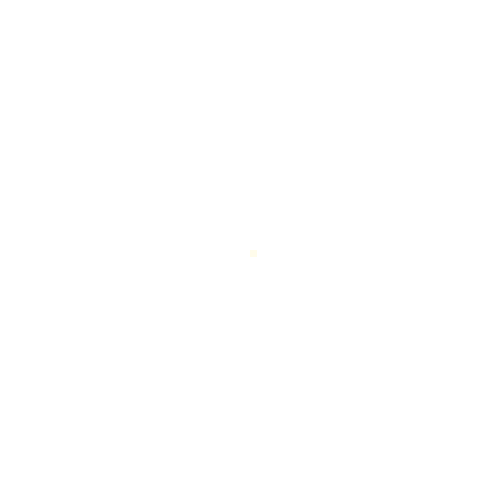
Frame 1 (no input)
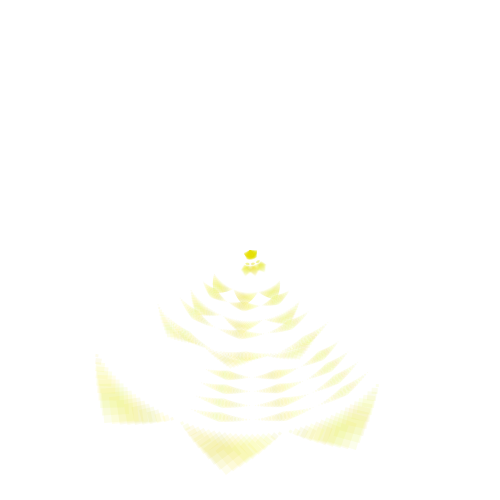
Frame 60 (the mouse pressed at the canvas centre just before this capture)
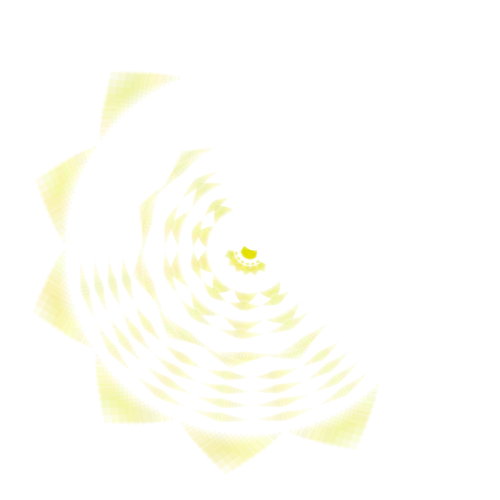
Frame 120 (the mouse held since frame 60 and released just before this capture)

The Processing sketch that drew these frames (run headless with seeded random() and noise(); from frame 60 on, the mouse is pressed at the canvas centre):

// Processing sketch: andy_xzh_homework
// ── andy_xzh_homework.pde
float n=1;
float aangle;
float angle;
float x=0; 
float y=0;
float r=0;
float z=0;
float rPlus = 1;
float scalar=2;
float speed=0.1;
float offset=80;
float []v ={0, 5};
float f;
float fl;

void setup() {
  size(500, 500);
  smooth();
  noStroke();
  background(255);
}

void draw() {
  translate(width/2, height/2);
  int y=int (random (160, 255));//change color
  int g=int (random (200, 255));
  int f=int (random (200, 255));
  fill(y, g, f, 100);
  //ellipse(x+120, y+130, 5, 5);
  angle +=speed;
  scalar +=speed;
  rotate(radians(angle));
  fill(f, g, 0, 20);
  rect(0, 0, 7, 7);
  rect(11, 11, r*0.8, r*0.8);
  ellipse(10, 10, r*0.3, r*0.3);
  ellipse(90, 90, r, r);
  ellipse(100, 100, r, r);
  ellipse(110, 110, r, r);
  ellipse(120, 120, r, r);


  rotate(radians(aangle));
  rect(30, 30, r, r);
  ellipse(40, 40, r, r);
  rect(50, 50, r, r);
  ellipse(60, 60, r, r);
  rect(70, 80, r, r);
  ellipse(80, 70, r, r);
  rect(130, 130, r*3, r*3);

  x++;
  y++;
  r += rPlus;
  if ( r == 10) {
    x--;
    y--;
    rPlus *= -1;
  } else if (r == 0) {
    rPlus *= -1;
  }
  angle+=1;
  aangle-=-0.6;
  //println(aangle);
  if (angle>378 && angle<480) {
    background(255-offset);
    offset+=5;
  } else if (angle>480) {

    int yl=int (random (100, 255));//change color
    int gl=int (random (200, 255));
    int fl=int (random (120, 255));
    fill(yl, gl, fl, 100);
    //ellipse(x+120, y+130, 5, 5);
    angle +=2*speed;
    scalar +=2*speed;
    rotate(-radians(angle));
    rect(11, 11, r*0.8, r*0.8);
    ellipse(10, 10, r*0.3, r*0.3);
    ellipse(90, 90, r, r);
    ellipse(100, 100, r, r);
    ellipse(110, 110, r, r);
    ellipse(120, 120, r, r);


    rotate(radians(aangle));
    rect(30, 30, r, r);
    ellipse(40, 40, r, r);
    rect(50, 50, r, r);
    rotate(-radians(aangle));
    ellipse(60, 60, r, r);
    rect(70, 80, r, r);
    ellipse(80, 70, r, r);
    rect(130, 130, r*3, r*3);
    println(angle);
  }
  if (angle>1340) {
    //pushMatrix();
    background(0);
    fill(255);
    v[0]+=1;
    v[1]+=1;

    ellipse(v[0], v[0], r, r);
    ellipse(v[1], v[1], r, r);

    ellipse(-v[0], - v[0], r, r);
    ellipse(-v[1], -v[1], r, r);

    ellipse(v[0], - v[0], r, r);
    ellipse(-v[1], v[1], r, r);

    ellipse(-v[0], v[0], r, r);
    ellipse(v[1], -v[1], r, r);


    ellipse(v[0]/2, v[0]/2, r, r);
    ellipse(v[1]/2, v[1]/2, r, r);

    ellipse(-v[0]/2, - v[0]/2, r, r);
    ellipse(-v[1]/2, -v[1]/2, r, r);

    ellipse(v[0]/2, - v[0]/2, r, r);
    ellipse(-v[1]/2, v[1]/2, r, r);

    ellipse(-v[0]/2, v[0]/2, r, r);
    ellipse(v[1]/2, -v[1]/2, r, r);

    ellipse(3*v[0]/4, v[0]/2, r, r);
    ellipse(3*v[1]/4, v[1]/2, r, r);

    ellipse(3*-v[0]/4, - v[0]/2, r, r);
    ellipse(3*-v[1]/4, -v[1]/2, r, r);

    ellipse(3*v[0]/4, - v[0]/2, r, r);
    ellipse(3*-v[1]/4, v[1]/2, r, r);

    ellipse(3*-v[0]/4, v[0]/2, r, r);
    ellipse(3*v[1]/4, -v[1]/2, r, r);
    
    ellipse(1*v[0]/4, v[0]/2, r, r);
    ellipse(1*v[1]/4, v[1]/2, r, r);

    ellipse(1*-v[0]/4, - v[0]/2, r, r);
    ellipse(1*-v[1]/4, -v[1]/2, r, r);

    ellipse(1*v[0]/4, - v[0]/2, r, r);
    ellipse(1*-v[1]/4, v[1]/2, r, r);

    ellipse(1*-v[0]/4, v[0]/2, r, r);
    ellipse(1*v[1]/4, -v[1]/2, r, r);
    
    ellipse(3*v[0]/2, v[0]/2, r, r);
    ellipse(3*v[1]/2, v[1]/2, r, r);

    ellipse(3*-v[0]/2, - v[0]/2, r, r);
    ellipse(3*-v[1]/2, -v[1]/2, r, r);

    ellipse(3*v[0]/2, - v[0]/2, r, r);
    ellipse(3*-v[1]/2, v[1]/2, r, r);

    ellipse(3*-v[0]/2, v[0]/2, r, r);
    ellipse(3*v[1]/2, -v[1]/2, r, r);
    
       ellipse(4*v[0]/2, v[0]/2, r, r);
    ellipse(4*v[1]/2, v[1]/2, r, r);

    ellipse(4*-v[0]/2, - v[0]/2, r, r);
    ellipse(4*-v[1]/2, -v[1]/2, r, r);

    ellipse(4*v[0]/2, - v[0]/2, r, r);
    ellipse(4*-v[1]/2, v[1]/2, r, r);

    ellipse(4*-v[0]/2, v[0]/2, r, r);
    ellipse(4*v[1]/2, -v[1]/2, r, r);
    
    ellipse(2*sin(radians(angle)),2*sin(radians(angle)),r,r);
    ellipse(20*sin(radians(angle)),20*sin(radians(angle)),r,r);
    ellipse(200*sin(radians(angle)),200*sin(radians(angle)),r,r);
     ellipse(2*cos(radians(angle)),2*cos(radians(angle)),r,r);
    ellipse(20*cos(radians(angle)),20*cos(radians(angle)),r,r);
    ellipse(200*cos(radians(angle)),200*cos(radians(angle)),r,r);
    
     ellipse(-2*sin(radians(angle)),-2*sin(radians(angle)),r,r);
    ellipse(-20*sin(radians(angle)),-20*sin(radians(angle)),r,r);
    ellipse(-200*sin(radians(angle)),-200*sin(radians(angle)),r,r);
     ellipse(-2*cos(radians(angle)),-2*cos(radians(angle)),r,r);
    ellipse(-20*cos(radians(angle)),-20*cos(radians(angle)),r,r);
    ellipse(-200*cos(radians(angle)),-200*cos(radians(angle)),r,r);
    
    ellipse(-2*sin(radians(angle)),2*sin(radians(angle)),r,r);
    ellipse(-20*sin(radians(angle)),20*sin(radians(angle)),r,r);
    ellipse(-200*sin(radians(angle)),200*sin(radians(angle)),r,r);
     ellipse(2*cos(radians(angle)),-2*cos(radians(angle)),r,r);
    ellipse(20*cos(radians(angle)),-20*cos(radians(angle)),r,r);
    ellipse(200*cos(radians(angle)),-200*cos(radians(angle)),r,r);
    
    ellipse(2*sin(radians(angle)),-2*sin(radians(angle)),r,r);
    ellipse(20*sin(radians(angle)),-20*sin(radians(angle)),r,r);
    ellipse(200*sin(radians(angle)),-200*sin(radians(angle)),r,r);
     ellipse(-2*cos(radians(angle)),2*cos(radians(angle)),r,r);
    ellipse(-20*cos(radians(angle)),20*cos(radians(angle)),r,r);
    ellipse(-200*cos(radians(angle)),200*cos(radians(angle)),r,r);
    
    ellipse(2*cos(radians(angle)),-2*sin(radians(angle)),r,r);
    ellipse(20*cos(radians(angle)),-20*sin(radians(angle)),r,r);
    ellipse(200*cos(radians(angle)),-200*sin(radians(angle)),r,r);
     ellipse(-2*sin(radians(angle)),2*cos(radians(angle)),r,r);
    ellipse(-20*sin(radians(angle)),20*cos(radians(angle)),r,r);
    ellipse(-200*sin(radians(angle)),200*cos(radians(angle)),r,r);
    
    ellipse(2*sin(radians(angle)),-2*cos(radians(angle)),r,r);
    ellipse(20*sin(radians(angle)),-20*cos(radians(angle)),r,r);
    ellipse(200*sin(radians(angle)),-200*cos(radians(angle)),r,r);
     ellipse(-2*sin(radians(angle)),2*cos(radians(angle)),r,r);
    ellipse(-20*sin(radians(angle)),20*cos(radians(angle)),r,r);
    ellipse(-200*sin(radians(angle)),200*cos(radians(angle)),r,r);
    
     ellipse(-2*sin(radians(angle)),2*cos(radians(angle)),r,r);
    ellipse(-20*sin(radians(angle)),20*cos(radians(angle)),r,r);
    ellipse(-200*sin(radians(angle)),200*cos(radians(angle)),r,r);
     ellipse(2*sin(radians(angle)),-2*cos(radians(angle)),r,r);
    ellipse(20*sin(radians(angle)),-20*cos(radians(angle)),r,r);
    ellipse(200*sin(radians(angle)),-200*cos(radians(angle)),r,r);
    
    ellipse(-2*cos(radians(angle)),2*sin(radians(angle)),r,r);
    ellipse(-20*cos(radians(angle)),20*sin(radians(angle)),r,r);
    ellipse(-200*cos(radians(angle)),200*sin(radians(angle)),r,r);
     ellipse(2*sin(radians(angle)),-2*cos(radians(angle)),r,r);
    ellipse(20*sin(radians(angle)),-20*cos(radians(angle)),r,r);
    ellipse(200*sin(radians(angle)),-200*cos(radians(angle)),r,r);
    //popMatrix();
    
    if (angle>3000){
      background(0);
      
  }
}
//}
}
